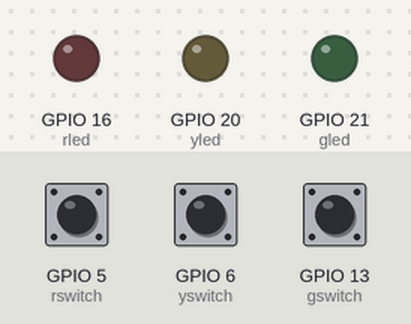
A program run on a simulated Raspberry Pi (BCM pin numbers). Parts: output pins drawn as LEDs (lit = HIGH). The inputs (shaded band) are chosen by the test bench; at power-on: GPIO 5 (rswitch) LOW, GPIO 6 (yswitch) LOW, GPIO 13 (gswitch) LOW. What the program prints to the terminal is not drawn.

Above: at 1.2 s.
1.3 s: GPIO 5 (rswitch) pulled HIGH for 0.15 s
At 1.37 s:
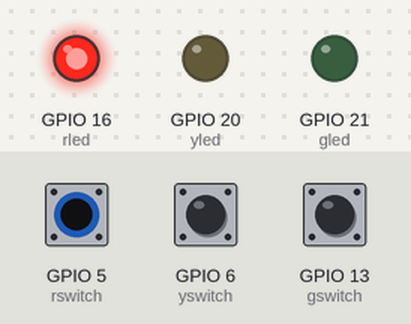
2.9 s: GPIO 6 (yswitch) pulled HIGH for 0.15 s
At 2.97 s:
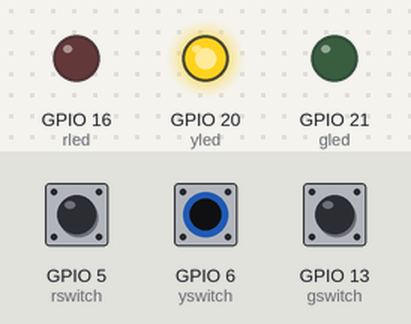
4.5 s: GPIO 13 (gswitch) pulled HIGH for 0.15 s
At 4.57 s:
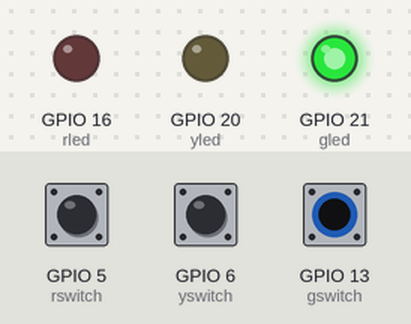
6.1 s: GPIO 13 (gswitch) pulled HIGH for 3.2 s
At 10.1 s:
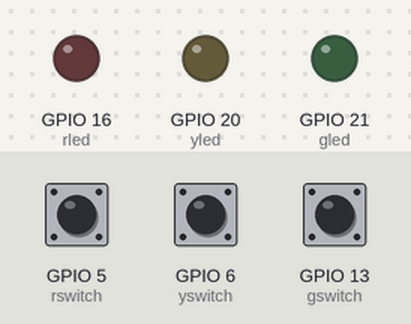
10.8 s: GPIO 5 (rswitch) pulled HIGH for 3.2 s
At 11.2 s:
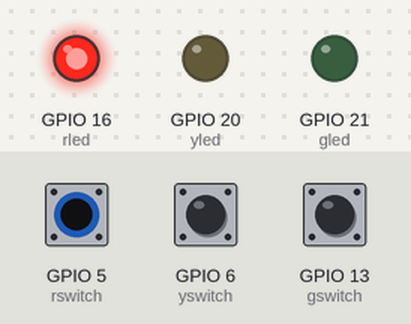
15.5 s: GPIO 5 (rswitch) driven HIGH and GPIO 6 (yswitch) driven HIGH
At 16.3 s:
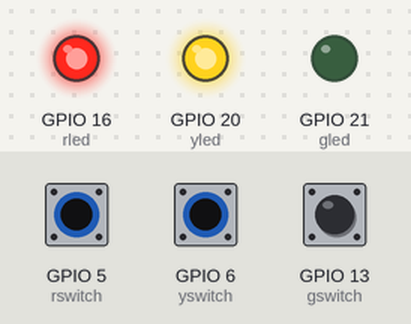
Timing chart, 0 to 18.0 s (numbered marks = the images above; inputs shaded):
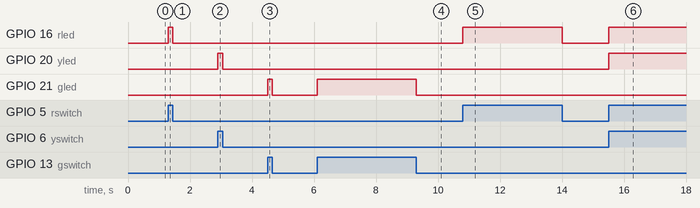

Measured:
- after the input at 1.3 s, GPIO 16 (rled): LOW → HIGH at once, → LOW 0.15 s later
- after the input at 2.9 s, GPIO 20 (yled): LOW → HIGH at once, → LOW 0.15 s later
- after the input at 4.5 s, GPIO 21 (gled): LOW → HIGH at once, → LOW 0.15 s later
- after the input at 6.1 s, GPIO 21 (gled): LOW → HIGH at once, → LOW 3.2 s later
- after the input at 10.8 s, GPIO 16 (rled): LOW → HIGH at once, → LOW 3.2 s later
- after the input at 15.5 s, GPIO 16 (rled), GPIO 20 (yled): LOW → HIGH at once

The program:

switch_led3.py
```python
import RPi.GPIO as GPIO
rled = 16
yled = 20
gled = 21
rswitch = 5
yswitch = 6
gswitch = 13

GPIO.setmode(GPIO.BCM)
GPIO.setup(rled, GPIO.OUT)
GPIO.setup(yled, GPIO.OUT)
GPIO.setup(gled, GPIO.OUT)
GPIO.setup(rswitch, GPIO.IN, pull_up_down=GPIO.PUD_DOWN)
GPIO.setup(yswitch, GPIO.IN, pull_up_down=GPIO.PUD_DOWN)
GPIO.setup(gswitch, GPIO.IN, pull_up_down=GPIO.PUD_DOWN)

try:
    while True:
        val1 =GPIO.input(rswitch)
        print(val1)
        GPIO.output(rled, val1)
        val2 = GPIO.input(yswitch)
        print(val2)
        GPIO.output(yled, val2)
        val3 = GPIO.input(gswitch)
        print(val3)
        GPIO.output(gled, val3)
finally:
    GPIO.cleanup()
    print('cleanup and exit')
```
